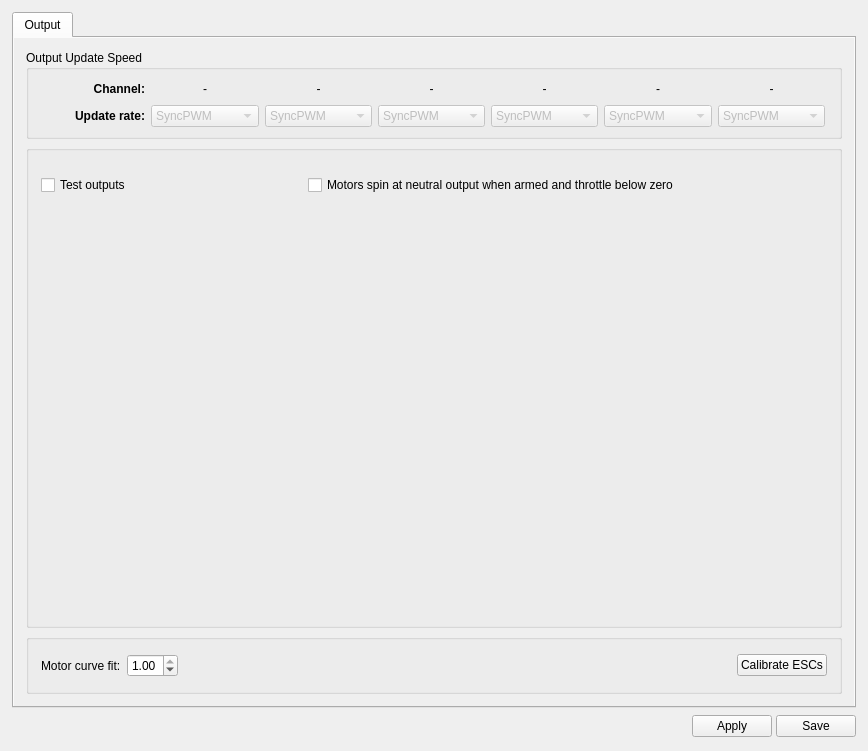
<?xml version="1.0" encoding="UTF-8"?>
<ui version="4.0">
 <class>OutputWidget</class>
 <widget class="QWidget" name="OutputWidget">
  <property name="geometry">
   <rect>
    <x>0</x>
    <y>0</y>
    <width>868</width>
    <height>751</height>
   </rect>
  </property>
  <property name="windowTitle">
   <string>Form</string>
  </property>
  <layout class="QVBoxLayout" name="verticalLayout_2">
   <property name="leftMargin">
    <number>12</number>
   </property>
   <property name="topMargin">
    <number>12</number>
   </property>
   <property name="rightMargin">
    <number>12</number>
   </property>
   <property name="bottomMargin">
    <number>12</number>
   </property>
   <item>
    <widget class="QTabWidget" name="tabWidget">
     <property name="tabShape">
      <enum>QTabWidget::Rounded</enum>
     </property>
     <property name="currentIndex">
      <number>0</number>
     </property>
     <property name="elideMode">
      <enum>Qt::ElideMiddle</enum>
     </property>
     <widget class="QWidget" name="tab">
      <attribute name="title">
       <string>Output</string>
      </attribute>
      <layout class="QVBoxLayout" name="verticalLayout_4">
       <property name="spacing">
        <number>0</number>
       </property>
       <property name="leftMargin">
        <number>0</number>
       </property>
       <property name="topMargin">
        <number>0</number>
       </property>
       <property name="rightMargin">
        <number>0</number>
       </property>
       <property name="bottomMargin">
        <number>0</number>
       </property>
       <item>
        <widget class="QScrollArea" name="scrollArea">
         <property name="frameShape">
          <enum>QFrame::NoFrame</enum>
         </property>
         <property name="widgetResizable">
          <bool>true</bool>
         </property>
         <widget class="QWidget" name="scrollAreaWidgetContents">
          <property name="geometry">
           <rect>
            <x>0</x>
            <y>0</y>
            <width>840</width>
            <height>666</height>
           </rect>
          </property>
          <layout class="QVBoxLayout" name="verticalLayout_3">
           <property name="spacing">
            <number>6</number>
           </property>
           <property name="leftMargin">
            <number>12</number>
           </property>
           <property name="topMargin">
            <number>12</number>
           </property>
           <property name="rightMargin">
            <number>12</number>
           </property>
           <property name="bottomMargin">
            <number>12</number>
           </property>
           <item>
            <widget class="QGroupBox" name="groupBox_2">
             <property name="sizePolicy">
              <sizepolicy hsizetype="Expanding" vsizetype="Fixed">
               <horstretch>0</horstretch>
               <verstretch>0</verstretch>
              </sizepolicy>
             </property>
             <property name="minimumSize">
              <size>
               <width>0</width>
               <height>0</height>
              </size>
             </property>
             <property name="title">
              <string>Output Update Speed</string>
             </property>
             <layout class="QGridLayout" name="gridLayout">
              <item row="0" column="0">
               <widget class="QLabel" name="label_9">
                <property name="font">
                 <font>
                  <weight>75</weight>
                  <bold>true</bold>
                 </font>
                </property>
                <property name="text">
                 <string>Channel:</string>
                </property>
                <property name="alignment">
                 <set>Qt::AlignRight|Qt::AlignTrailing|Qt::AlignVCenter</set>
                </property>
               </widget>
              </item>
              <item row="0" column="1">
               <widget class="QLabel" name="chBank1">
                <property name="text">
                 <string>-</string>
                </property>
                <property name="alignment">
                 <set>Qt::AlignCenter</set>
                </property>
               </widget>
              </item>
              <item row="0" column="2">
               <widget class="QLabel" name="chBank2">
                <property name="text">
                 <string>-</string>
                </property>
                <property name="alignment">
                 <set>Qt::AlignCenter</set>
                </property>
               </widget>
              </item>
              <item row="0" column="3">
               <widget class="QLabel" name="chBank3">
                <property name="text">
                 <string>-</string>
                </property>
                <property name="alignment">
                 <set>Qt::AlignCenter</set>
                </property>
               </widget>
              </item>
              <item row="0" column="4">
               <widget class="QLabel" name="chBank4">
                <property name="text">
                 <string>-</string>
                </property>
                <property name="alignment">
                 <set>Qt::AlignCenter</set>
                </property>
               </widget>
              </item>
              <item row="0" column="5">
               <widget class="QLabel" name="chBank5">
                <property name="text">
                 <string>-</string>
                </property>
                <property name="alignment">
                 <set>Qt::AlignCenter</set>
                </property>
               </widget>
              </item>
              <item row="0" column="6">
               <widget class="QLabel" name="chBank6">
                <property name="text">
                 <string>-</string>
                </property>
                <property name="alignment">
                 <set>Qt::AlignCenter</set>
                </property>
               </widget>
              </item>
              <item row="0" column="7">
               <spacer name="horizontalSpacer_3">
                <property name="orientation">
                 <enum>Qt::Horizontal</enum>
                </property>
                <property name="sizeType">
                 <enum>QSizePolicy::Minimum</enum>
                </property>
                <property name="sizeHint" stdset="0">
                 <size>
                  <width>5</width>
                  <height>20</height>
                 </size>
                </property>
               </spacer>
              </item>
              <item row="1" column="0">
               <widget class="QLabel" name="label_3">
                <property name="sizePolicy">
                 <sizepolicy hsizetype="Minimum" vsizetype="Preferred">
                  <horstretch>0</horstretch>
                  <verstretch>0</verstretch>
                 </sizepolicy>
                </property>
                <property name="minimumSize">
                 <size>
                  <width>0</width>
                  <height>20</height>
                 </size>
                </property>
                <property name="font">
                 <font>
                  <weight>75</weight>
                  <bold>true</bold>
                 </font>
                </property>
                <property name="text">
                 <string>Update rate:</string>
                </property>
                <property name="alignment">
                 <set>Qt::AlignRight|Qt::AlignTrailing|Qt::AlignVCenter</set>
                </property>
               </widget>
              </item>
              <item row="1" column="1">
               <widget class="QComboBox" name="cb_outputRate1">
                <property name="enabled">
                 <bool>false</bool>
                </property>
                <property name="sizePolicy">
                 <sizepolicy hsizetype="Minimum" vsizetype="Fixed">
                  <horstretch>0</horstretch>
                  <verstretch>0</verstretch>
                 </sizepolicy>
                </property>
                <property name="minimumSize">
                 <size>
                  <width>0</width>
                  <height>20</height>
                 </size>
                </property>
                <property name="toolTip">
                 <string>
Newer ESCs support OneShot mode with a higher resolution and shorter pulse.
Leave at 50Hz for fixed wing.</string>
                </property>
                <item>
                 <property name="text">
                  <string>SyncPWM</string>
                 </property>
                </item>
                <item>
                 <property name="text">
                  <string>Dshot300</string>
                 </property>
                </item>
                <item>
                 <property name="text">
                  <string>Dshot600</string>
                 </property>
                </item>
                <item>
                 <property name="text">
                  <string>Dshot1200</string>
                 </property>
                </item>
                <item>
                 <property name="text">
                  <string>50</string>
                 </property>
                </item>
                <item>
                 <property name="text">
                  <string>60</string>
                 </property>
                </item>
                <item>
                 <property name="text">
                  <string>125</string>
                 </property>
                </item>
                <item>
                 <property name="text">
                  <string>165</string>
                 </property>
                </item>
                <item>
                 <property name="text">
                  <string>270</string>
                 </property>
                </item>
                <item>
                 <property name="text">
                  <string>330</string>
                 </property>
                </item>
                <item>
                 <property name="text">
                  <string>400</string>
                 </property>
                </item>
                <item>
                 <property name="text">
                  <string>560</string>
                 </property>
                </item>
                <item>
                 <property name="text">
                  <string>1000</string>
                 </property>
                </item>
                <item>
                 <property name="text">
                  <string>2000</string>
                 </property>
                </item>
                <item>
                 <property name="text">
                  <string>4000</string>
                 </property>
                </item>
                <item>
                 <property name="text">
                  <string>8000</string>
                 </property>
                </item>
                <item>
                 <property name="text">
                  <string>12000</string>
                 </property>
                </item>
                <item>
                 <property name="text">
                  <string>16666</string>
                 </property>
                </item>
               </widget>
              </item>
              <item row="1" column="2">
               <widget class="QComboBox" name="cb_outputRate2">
                <property name="enabled">
                 <bool>false</bool>
                </property>
                <property name="sizePolicy">
                 <sizepolicy hsizetype="Minimum" vsizetype="Fixed">
                  <horstretch>0</horstretch>
                  <verstretch>0</verstretch>
                 </sizepolicy>
                </property>
                <property name="minimumSize">
                 <size>
                  <width>0</width>
                  <height>20</height>
                 </size>
                </property>
                <property name="toolTip">
                 <string>
Newer ESCs support OneShot mode with a higher resolution and shorter pulse.
Leave at 50Hz for fixed wing.</string>
                </property>
                <item>
                 <property name="text">
                  <string>SyncPWM</string>
                 </property>
                </item>
                <item>
                 <property name="text">
                  <string>Dshot300</string>
                 </property>
                </item>
                <item>
                 <property name="text">
                  <string>Dshot600</string>
                 </property>
                </item>
                <item>
                 <property name="text">
                  <string>Dshot1200</string>
                 </property>
                </item>
                <item>
                 <property name="text">
                  <string>50</string>
                 </property>
                </item>
                <item>
                 <property name="text">
                  <string>60</string>
                 </property>
                </item>
                <item>
                 <property name="text">
                  <string>125</string>
                 </property>
                </item>
                <item>
                 <property name="text">
                  <string>165</string>
                 </property>
                </item>
                <item>
                 <property name="text">
                  <string>270</string>
                 </property>
                </item>
                <item>
                 <property name="text">
                  <string>330</string>
                 </property>
                </item>
                <item>
                 <property name="text">
                  <string>400</string>
                 </property>
                </item>
                <item>
                 <property name="text">
                  <string>560</string>
                 </property>
                </item>
                <item>
                 <property name="text">
                  <string>1000</string>
                 </property>
                </item>
                <item>
                 <property name="text">
                  <string>2000</string>
                 </property>
                </item>
                <item>
                 <property name="text">
                  <string>4000</string>
                 </property>
                </item>
                <item>
                 <property name="text">
                  <string>8000</string>
                 </property>
                </item>
                <item>
                 <property name="text">
                  <string>12000</string>
                 </property>
                </item>
                <item>
                 <property name="text">
                  <string>16666</string>
                 </property>
                </item>
               </widget>
              </item>
              <item row="1" column="3">
               <widget class="QComboBox" name="cb_outputRate3">
                <property name="enabled">
                 <bool>false</bool>
                </property>
                <property name="sizePolicy">
                 <sizepolicy hsizetype="Minimum" vsizetype="Fixed">
                  <horstretch>0</horstretch>
                  <verstretch>0</verstretch>
                 </sizepolicy>
                </property>
                <property name="minimumSize">
                 <size>
                  <width>0</width>
                  <height>20</height>
                 </size>
                </property>
                <property name="toolTip">
                 <string>
Newer ESCs support OneShot mode with a higher resolution and shorter pulse.
Leave at 50Hz for fixed wing.</string>
                </property>
                <item>
                 <property name="text">
                  <string>SyncPWM</string>
                 </property>
                </item>
                <item>
                 <property name="text">
                  <string>Dshot300</string>
                 </property>
                </item>
                <item>
                 <property name="text">
                  <string>Dshot600</string>
                 </property>
                </item>
                <item>
                 <property name="text">
                  <string>Dshot1200</string>
                 </property>
                </item>
                <item>
                 <property name="text">
                  <string>50</string>
                 </property>
                </item>
                <item>
                 <property name="text">
                  <string>60</string>
                 </property>
                </item>
                <item>
                 <property name="text">
                  <string>125</string>
                 </property>
                </item>
                <item>
                 <property name="text">
                  <string>165</string>
                 </property>
                </item>
                <item>
                 <property name="text">
                  <string>270</string>
                 </property>
                </item>
                <item>
                 <property name="text">
                  <string>330</string>
                 </property>
                </item>
                <item>
                 <property name="text">
                  <string>400</string>
                 </property>
                </item>
                <item>
                 <property name="text">
                  <string>560</string>
                 </property>
                </item>
                <item>
                 <property name="text">
                  <string>1000</string>
                 </property>
                </item>
                <item>
                 <property name="text">
                  <string>2000</string>
                 </property>
                </item>
                <item>
                 <property name="text">
                  <string>4000</string>
                 </property>
                </item>
                <item>
                 <property name="text">
                  <string>8000</string>
                 </property>
                </item>
                <item>
                 <property name="text">
                  <string>12000</string>
                 </property>
                </item>
                <item>
                 <property name="text">
                  <string>16666</string>
                 </property>
                </item>
               </widget>
              </item>
              <item row="1" column="4">
               <widget class="QComboBox" name="cb_outputRate4">
                <property name="enabled">
                 <bool>false</bool>
                </property>
                <property name="sizePolicy">
                 <sizepolicy hsizetype="Minimum" vsizetype="Fixed">
                  <horstretch>0</horstretch>
                  <verstretch>0</verstretch>
                 </sizepolicy>
                </property>
                <property name="minimumSize">
                 <size>
                  <width>0</width>
                  <height>20</height>
                 </size>
                </property>
                <property name="toolTip">
                 <string>
Newer ESCs support OneShot mode with a higher resolution and shorter pulse.
Leave at 50Hz for fixed wing.</string>
                </property>
                <item>
                 <property name="text">
                  <string>SyncPWM</string>
                 </property>
                </item>
                <item>
                 <property name="text">
                  <string>Dshot300</string>
                 </property>
                </item>
                <item>
                 <property name="text">
                  <string>Dshot600</string>
                 </property>
                </item>
                <item>
                 <property name="text">
                  <string>Dshot1200</string>
                 </property>
                </item>
                <item>
                 <property name="text">
                  <string>50</string>
                 </property>
                </item>
                <item>
                 <property name="text">
                  <string>60</string>
                 </property>
                </item>
                <item>
                 <property name="text">
                  <string>125</string>
                 </property>
                </item>
                <item>
                 <property name="text">
                  <string>165</string>
                 </property>
                </item>
                <item>
                 <property name="text">
                  <string>270</string>
                 </property>
                </item>
                <item>
                 <property name="text">
                  <string>330</string>
                 </property>
                </item>
                <item>
                 <property name="text">
                  <string>400</string>
                 </property>
                </item>
                <item>
                 <property name="text">
                  <string>560</string>
                 </property>
                </item>
                <item>
                 <property name="text">
                  <string>1000</string>
                 </property>
                </item>
                <item>
                 <property name="text">
                  <string>2000</string>
                 </property>
                </item>
                <item>
                 <property name="text">
                  <string>4000</string>
                 </property>
                </item>
                <item>
                 <property name="text">
                  <string>8000</string>
                 </property>
                </item>
                <item>
                 <property name="text">
                  <string>12000</string>
                 </property>
                </item>
                <item>
                 <property name="text">
                  <string>16666</string>
                 </property>
                </item>
               </widget>
              </item>
              <item row="1" column="5">
               <widget class="QComboBox" name="cb_outputRate5">
                <property name="enabled">
                 <bool>false</bool>
                </property>
                <property name="sizePolicy">
                 <sizepolicy hsizetype="Minimum" vsizetype="Fixed">
                  <horstretch>0</horstretch>
                  <verstretch>0</verstretch>
                 </sizepolicy>
                </property>
                <property name="minimumSize">
                 <size>
                  <width>0</width>
                  <height>20</height>
                 </size>
                </property>
                <property name="toolTip">
                 <string>
Newer ESCs support OneShot mode with a higher resolution and shorter pulse.
Leave at 50Hz for fixed wing.</string>
                </property>
                <property name="editable">
                 <bool>false</bool>
                </property>
                <property name="currentIndex">
                 <number>0</number>
                </property>
                <item>
                 <property name="text">
                  <string>SyncPWM</string>
                 </property>
                </item>
                <item>
                 <property name="text">
                  <string>Dshot300</string>
                 </property>
                </item>
                <item>
                 <property name="text">
                  <string>Dshot600</string>
                 </property>
                </item>
                <item>
                 <property name="text">
                  <string>Dshot1200</string>
                 </property>
                </item>
                <item>
                 <property name="text">
                  <string>50</string>
                 </property>
                </item>
                <item>
                 <property name="text">
                  <string>60</string>
                 </property>
                </item>
                <item>
                 <property name="text">
                  <string>125</string>
                 </property>
                </item>
                <item>
                 <property name="text">
                  <string>165</string>
                 </property>
                </item>
                <item>
                 <property name="text">
                  <string>270</string>
                 </property>
                </item>
                <item>
                 <property name="text">
                  <string>330</string>
                 </property>
                </item>
                <item>
                 <property name="text">
                  <string>400</string>
                 </property>
                </item>
                <item>
                 <property name="text">
                  <string>560</string>
                 </property>
                </item>
                <item>
                 <property name="text">
                  <string>1000</string>
                 </property>
                </item>
                <item>
                 <property name="text">
                  <string>2000</string>
                 </property>
                </item>
                <item>
                 <property name="text">
                  <string>4000</string>
                 </property>
                </item>
                <item>
                 <property name="text">
                  <string>8000</string>
                 </property>
                </item>
                <item>
                 <property name="text">
                  <string>12000</string>
                 </property>
                </item>
                <item>
                 <property name="text">
                  <string>16666</string>
                 </property>
                </item>
               </widget>
              </item>
              <item row="1" column="6">
               <widget class="QComboBox" name="cb_outputRate6">
                <property name="enabled">
                 <bool>false</bool>
                </property>
                <property name="sizePolicy">
                 <sizepolicy hsizetype="Minimum" vsizetype="Fixed">
                  <horstretch>0</horstretch>
                  <verstretch>0</verstretch>
                 </sizepolicy>
                </property>
                <property name="minimumSize">
                 <size>
                  <width>0</width>
                  <height>20</height>
                 </size>
                </property>
                <property name="toolTip">
                 <string>
Newer ESCs support OneShot mode with a higher resolution and shorter pulse.
Leave at 50Hz for fixed wing.</string>
                </property>
                <property name="currentIndex">
                 <number>0</number>
                </property>
                <item>
                 <property name="text">
                  <string>SyncPWM</string>
                 </property>
                </item>
                <item>
                 <property name="text">
                  <string>Dshot300</string>
                 </property>
                </item>
                <item>
                 <property name="text">
                  <string>Dshot600</string>
                 </property>
                </item>
                <item>
                 <property name="text">
                  <string>Dshot1200</string>
                 </property>
                </item>
                <item>
                 <property name="text">
                  <string>50</string>
                 </property>
                </item>
                <item>
                 <property name="text">
                  <string>60</string>
                 </property>
                </item>
                <item>
                 <property name="text">
                  <string>125</string>
                 </property>
                </item>
                <item>
                 <property name="text">
                  <string>165</string>
                 </property>
                </item>
                <item>
                 <property name="text">
                  <string>270</string>
                 </property>
                </item>
                <item>
                 <property name="text">
                  <string>330</string>
                 </property>
                </item>
                <item>
                 <property name="text">
                  <string>400</string>
                 </property>
                </item>
                <item>
                 <property name="text">
                  <string>560</string>
                 </property>
                </item>
                <item>
                 <property name="text">
                  <string>1000</string>
                 </property>
                </item>
                <item>
                 <property name="text">
                  <string>2000</string>
                 </property>
                </item>
                <item>
                 <property name="text">
                  <string>4000</string>
                 </property>
                </item>
                <item>
                 <property name="text">
                  <string>8000</string>
                 </property>
                </item>
                <item>
                 <property name="text">
                  <string>12000</string>
                 </property>
                </item>
                <item>
                 <property name="text">
                  <string>16666</string>
                 </property>
                </item>
               </widget>
              </item>
              <item row="1" column="7">
               <spacer name="horizontalSpacer_4">
                <property name="sizePolicy">
                 <sizepolicy hsizetype="Minimum" vsizetype="Minimum">
                  <horstretch>0</horstretch>
                  <verstretch>0</verstretch>
                 </sizepolicy>
                </property>
                <property name="minimumSize">
                 <size>
                  <width>0</width>
                  <height>20</height>
                 </size>
                </property>
                <property name="orientation">
                 <enum>Qt::Horizontal</enum>
                </property>
                <property name="sizeType">
                 <enum>QSizePolicy::Minimum</enum>
                </property>
                <property name="sizeHint" stdset="0">
                 <size>
                  <width>5</width>
                  <height>20</height>
                 </size>
                </property>
               </spacer>
              </item>
             </layout>
            </widget>
           </item>
           <item>
            <widget class="QGroupBox" name="groupBox_3">
             <property name="title">
              <string/>
             </property>
             <layout class="QVBoxLayout" name="verticalLayout">
              <property name="leftMargin">
               <number>0</number>
              </property>
              <property name="topMargin">
               <number>12</number>
              </property>
              <property name="rightMargin">
               <number>0</number>
              </property>
              <property name="bottomMargin">
               <number>12</number>
              </property>
              <item>
               <layout class="QVBoxLayout" name="channelLayout">
                <property name="sizeConstraint">
                 <enum>QLayout::SetDefaultConstraint</enum>
                </property>
               </layout>
              </item>
              <item>
               <layout class="QHBoxLayout" name="horizontalLayout_2">
                <property name="leftMargin">
                 <number>12</number>
                </property>
                <property name="topMargin">
                 <number>12</number>
                </property>
                <property name="rightMargin">
                 <number>12</number>
                </property>
                <property name="bottomMargin">
                 <number>12</number>
                </property>
                <item>
                 <widget class="QCheckBox" name="channelOutTest">
                  <property name="enabled">
                   <bool>true</bool>
                  </property>
                  <property name="minimumSize">
                   <size>
                    <width>105</width>
                    <height>0</height>
                   </size>
                  </property>
                  <property name="toolTip">
                   <string>Move the servos using the sliders. Two important things:
- Take extra care if the output is connected to an motor controller!
- Will only work if the RC receiver is working (failsafe)</string>
                  </property>
                  <property name="text">
                   <string>Test outputs</string>
                  </property>
                 </widget>
                </item>
                <item>
                 <spacer name="horizontalSpacer_2">
                  <property name="orientation">
                   <enum>Qt::Horizontal</enum>
                  </property>
                  <property name="sizeHint" stdset="0">
                   <size>
                    <width>40</width>
                    <height>20</height>
                   </size>
                  </property>
                 </spacer>
                </item>
                <item>
                 <widget class="QCheckBox" name="spinningArmed">
                  <property name="minimumSize">
                   <size>
                    <width>519</width>
                    <height>0</height>
                   </size>
                  </property>
                  <property name="text">
                   <string>Motors spin at neutral output when armed and throttle below zero</string>
                  </property>
                 </widget>
                </item>
               </layout>
              </item>
              <item>
               <spacer name="verticalSpacer">
                <property name="orientation">
                 <enum>Qt::Vertical</enum>
                </property>
                <property name="sizeHint" stdset="0">
                 <size>
                  <width>20</width>
                  <height>0</height>
                 </size>
                </property>
               </spacer>
              </item>
             </layout>
            </widget>
           </item>
           <item>
            <widget class="QGroupBox" name="groupBox_4">
             <property name="minimumSize">
              <size>
               <width>0</width>
               <height>60</height>
              </size>
             </property>
             <property name="title">
              <string/>
             </property>
             <layout class="QVBoxLayout" name="verticalLayout_6">
              <property name="leftMargin">
               <number>12</number>
              </property>
              <property name="topMargin">
               <number>12</number>
              </property>
              <property name="rightMargin">
               <number>12</number>
              </property>
              <property name="bottomMargin">
               <number>12</number>
              </property>
              <item>
               <layout class="QHBoxLayout" name="horizontalLayout_3">
                <item>
                 <widget class="QLabel" name="label">
                  <property name="text">
                   <string>Motor curve fit:</string>
                  </property>
                 </widget>
                </item>
                <item>
                 <widget class="QDoubleSpinBox" name="motorCurveFit">
                  <property name="toolTip">
                   <string>&lt;html&gt;&lt;head/&gt;&lt;body&gt;&lt;p&gt;Motor curve fit can be used for correct for nonlinearity in motor output.  If you experience oscillation at high power but are otherwise well-tuned, consider lowering motor curve fit some.  Values between 0.5 (square-root) and 1.0 (no linearization) are sensible.  This is a more rational subtitute for Throttle PID Attenutation (TPA).&lt;/p&gt;&lt;p&gt;Note that some re-tuning may be required after changing &lt;/p&gt;&lt;p&gt;this value.&lt;/p&gt;&lt;/body&gt;&lt;/html&gt;</string>
                  </property>
                  <property name="minimum">
                   <double>0.500000000000000</double>
                  </property>
                  <property name="maximum">
                   <double>1.000000000000000</double>
                  </property>
                  <property name="singleStep">
                   <double>0.010000000000000</double>
                  </property>
                  <property name="value">
                   <double>1.000000000000000</double>
                  </property>
                 </widget>
                </item>
                <item>
                 <spacer name="horizontalSpacer_5">
                  <property name="orientation">
                   <enum>Qt::Horizontal</enum>
                  </property>
                  <property name="sizeHint" stdset="0">
                   <size>
                    <width>40</width>
                    <height>20</height>
                   </size>
                  </property>
                 </spacer>
                </item>
                <item>
                 <widget class="QPushButton" name="calibrateESC">
                  <property name="text">
                   <string>Calibrate ESCs</string>
                  </property>
                 </widget>
                </item>
               </layout>
              </item>
             </layout>
            </widget>
           </item>
          </layout>
         </widget>
        </widget>
       </item>
      </layout>
     </widget>
    </widget>
   </item>
   <item>
    <layout class="QHBoxLayout" name="horizontalLayout">
     <property name="spacing">
      <number>4</number>
     </property>
     <item>
      <spacer name="horizontalSpacer">
       <property name="orientation">
        <enum>Qt::Horizontal</enum>
       </property>
       <property name="sizeHint" stdset="0">
        <size>
         <width>592</width>
         <height>16</height>
        </size>
       </property>
      </spacer>
     </item>
     <item>
      <widget class="QPushButton" name="outputHelp">
       <property name="sizePolicy">
        <sizepolicy hsizetype="Fixed" vsizetype="Fixed">
         <horstretch>0</horstretch>
         <verstretch>0</verstretch>
        </sizepolicy>
       </property>
       <property name="minimumSize">
        <size>
         <width>0</width>
         <height>25</height>
        </size>
       </property>
       <property name="maximumSize">
        <size>
         <width>25</width>
         <height>25</height>
        </size>
       </property>
       <property name="toolTip">
        <string>Takes you to the wiki page</string>
       </property>
       <property name="text">
        <string/>
       </property>
       <property name="icon">
        <iconset resource="../coreplugin/core.qrc">
         <normaloff>:/core/images/helpicon.svg</normaloff>:/core/images/helpicon.svg</iconset>
       </property>
       <property name="iconSize">
        <size>
         <width>25</width>
         <height>25</height>
        </size>
       </property>
       <property name="flat">
        <bool>true</bool>
       </property>
       <property name="objrelation" stdset="0">
        <stringlist notr="true">
         <string>button:help</string>
         <string>url:https://github.com/d-ronin/dRonin/wiki/OnlineHelp:-Output-Configuration</string>
        </stringlist>
       </property>
      </widget>
     </item>
     <item>
      <widget class="QPushButton" name="saveRCOutputToRAM">
       <property name="minimumSize">
        <size>
         <width>0</width>
         <height>0</height>
        </size>
       </property>
       <property name="maximumSize">
        <size>
         <width>16777215</width>
         <height>16777215</height>
        </size>
       </property>
       <property name="toolTip">
        <string>Send to flight controller but don't write to non volatile memory.
Be sure to set the Neutral position on all sliders before sending!</string>
       </property>
       <property name="styleSheet">
        <string notr="true"/>
       </property>
       <property name="text">
        <string>Apply</string>
       </property>
       <property name="objrelation" stdset="0">
        <stringlist notr="true">
         <string>button:apply</string>
        </stringlist>
       </property>
      </widget>
     </item>
     <item>
      <widget class="QPushButton" name="saveRCOutputToSD">
       <property name="minimumSize">
        <size>
         <width>0</width>
         <height>0</height>
        </size>
       </property>
       <property name="maximumSize">
        <size>
         <width>16777215</width>
         <height>16777215</height>
        </size>
       </property>
       <property name="toolTip">
        <string>Be sure to set the Neutral position on all sliders before sending!
Applies and Saves all settings to SD</string>
       </property>
       <property name="styleSheet">
        <string notr="true"/>
       </property>
       <property name="text">
        <string>Save</string>
       </property>
       <property name="objrelation" stdset="0">
        <stringlist notr="true">
         <string>button:save</string>
        </stringlist>
       </property>
      </widget>
     </item>
    </layout>
   </item>
  </layout>
 </widget>
 <tabstops>
  <tabstop>saveRCOutputToRAM</tabstop>
  <tabstop>saveRCOutputToSD</tabstop>
 </tabstops>
 <resources>
  <include location="../coreplugin/core.qrc"/>
  <include location="../coreplugin/core.qrc"/>
 </resources>
 <connections/>
</ui>
